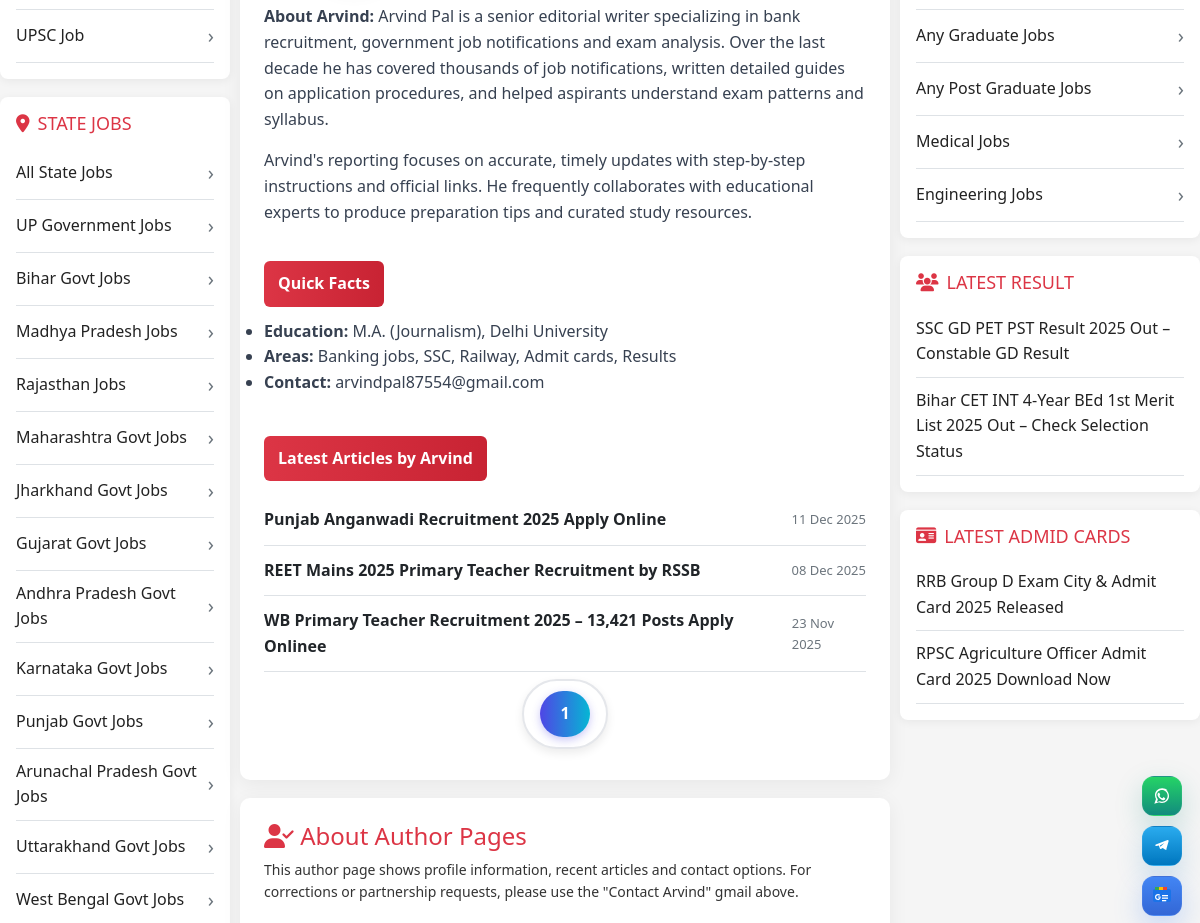
/authors/arvind-pal/ (middle part), run on an earlier commit of the app's database.
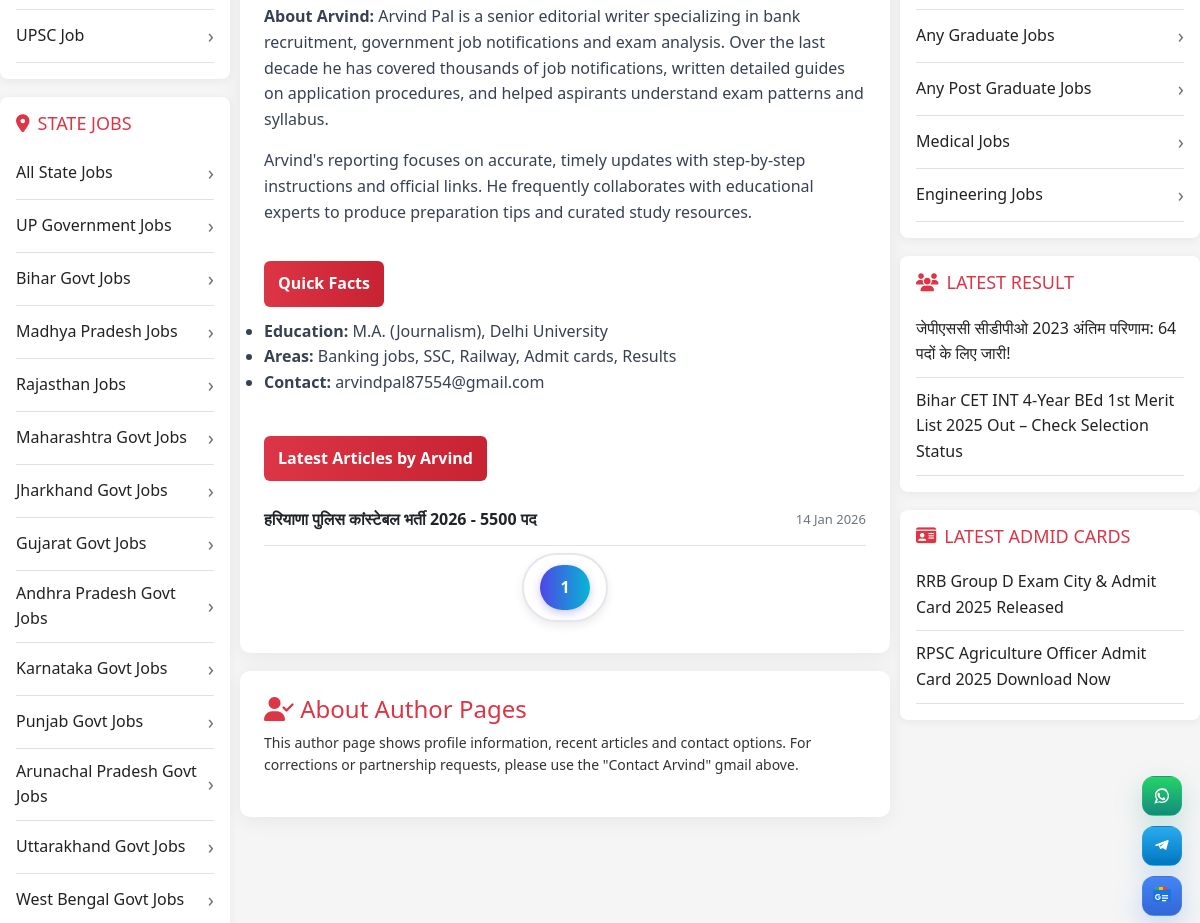
And on a later commit of the database.
### firstapp/models.py (models this page shows, shortened)
class Job(models.Model):
    STATUS_CHOICES = (
        ('draft', 'Draft'),
        ('published', 'Published'),
    )
    title = models.CharField(max_length=550)
    slug = models.SlugField(max_length=500, unique=True, blank=True)
    description = models.TextField()
    keywords = models.TextField(blank=True, help_text="Enter SEO keywords separated by comma. Example: government jobs, wb primary teacher, latest jobs 2025")
    tag = models.CharField(max_length=250)
    category = models.CharField(max_length=100, blank=True, null=True)
    h1 = CKEditor5Field('h1', config_name='default')  # 'default' वही config_name है
    author = CKEditor5Field('author', config_name='default')  # 'default' वही config_name है
    extra_information = CKEditor5Field('extra_information', config_name='default')  # 'default' वही config_name है
    overview = CKEditor5Field('overview', config_name='default')  # 'default' वही config_name है
    important_dates = CKEditor5Field('important_dates', config_name='default')  # 'default' वही config_name है
    vacancy_details = CKEditor5Field('vacancy_details', config_name='default')  # 'default' वही config_name है
    eligibillity_criteria = CKEditor5Field('eligibillity_criteria', config_name='default')  # 'default' वही config_name है
    application_fee = CKEditor5Field('application_fee', config_name='default')  # 'default' वही config_name है
    selection_process = CKEditor5Field('selection_process', config_name='default')  # 'default' वही config_name है
    salary_structure = CKEditor5Field('salary_structure', config_name='default')  # 'default' वही config_name है
    How_to_appply = CKEditor5Field('How_to_appply', config_name='default')  # 'default' वही config_name है
    important_link = CKEditor5Field('important_link', config_name='default')  # 'default' वही config_name है
    faq_q1 = models.CharField(max_length=555, blank=True, null=True)
    faq_a1 = models.TextField(blank=True, null=True)
    faq_q2 = models.CharField(max_length=555, blank=True, null=True)
    faq_a2 = models.TextField(blank=True, null=True)
    faq_q3 = models.CharField(max_length=555, blank=True, null=True)
    faq_a3 = models.TextField(blank=True, null=True)
    faq_q4 = models.CharField(max_length=555, blank=True, null=True)
    faq_a4 = models.TextField(blank=True, null=True)
    faq_q5 = models.CharField(max_length=555, blank=True, null=True)
    faq_a5 = models.TextField(blank=True, null=True)
    faq_q6 = models.CharField(max_length=555, blank=True, null=True)
    faq_a6 = models.TextField(blank=True, null=True)
    faq_q7 = models.CharField(max_length=555, blank=True, null=True)
    faq_a7 = models.TextField(blank=True, null=True)
    faq_q8 = models.CharField(max_length=555, blank=True, null=True)
    faq_a8 = models.TextField(blank=True, null=True)
    faq_q9 = models.CharField(max_length=555, blank=True, null=True)
    faq_a9 = models.TextField(blank=True, null=True)
    faq_q10 = models.CharField(max_length=555, blank=True, null=True)
    faq_a10 = models.TextField(blank=True, null=True)
    image = models.ImageField(upload_to='og_images/', blank=True, null=True, help_text="Open Graph image for social sharing")
    image_alt = models.CharField(max_length=1000,blank=True,null=True,help_text="Alternate text for OG Image (used in og:image:alt)")
    published_date = models.DateTimeField(default=timezone.now)
    is_active = models.BooleanField(default=True)
    status = models.CharField(max_length=20, choices=STATUS_CHOICES, default='draft')

class Result(models.Model):
    STATUS_CHOICES = (
        ('draft', 'Draft'),
        ('published', 'Published'),
    )
    title = models.CharField(max_length=550)
    slug = models.SlugField(max_length=500, unique=True, blank=True)
    description = models.TextField()
    keywords = models.TextField(blank=True, help_text="Enter SEO keywords separated by comma. Example: government jobs, wb primary teacher, latest jobs 2025")
    tag = models.CharField(max_length=250)
    category = models.CharField(max_length=100, blank=True, null=True)
    h1 = CKEditor5Field('h1', config_name='default')  # 'default' वही config_name है
    author = CKEditor5Field('author', config_name='default')  # 'default' वही config_name है
    extra_information = CKEditor5Field('extra_information', config_name='default')  # 'default' वही config_name है
    overview = CKEditor5Field('overview', config_name='default')  # 'default' वही config_name है
    important_dates = CKEditor5Field('important_dates', config_name='default')  # 'default' वही config_name है
    vacancy_details = CKEditor5Field('vacancy_details', config_name='default')  # 'default' वही config_name है
    salary_structure = CKEditor5Field('salary_structure', config_name='default')  # 'default' वही config_name है
    eligibillity_criteria = CKEditor5Field('eligibillity_criteria', config_name='default')  # 'default' वही config_name है
    application_fee = CKEditor5Field('application_fee', config_name='default')  # 'default' वही config_name है
    selection_process = CKEditor5Field('selection_process', config_name='default')  # 'default' वही config_name है
    download_result = CKEditor5Field('download_result', config_name='default')  # 'default' वही config_name है
    cutoff_Marks = CKEditor5Field('cutoff_Marks', config_name='default')  # 'default' वही config_name है
    important_link = CKEditor5Field('important_link', config_name='default')  # 'default' वही config_name है
    faq_q1 = models.CharField(max_length=555, blank=True, null=True)
    faq_a1 = models.TextField(blank=True, null=True)
    faq_q2 = models.CharField(max_length=555, blank=True, null=True)
    faq_a2 = models.TextField(blank=True, null=True)
    faq_q3 = models.CharField(max_length=555, blank=True, null=True)
    faq_a3 = models.TextField(blank=True, null=True)
    faq_q4 = models.CharField(max_length=555, blank=True, null=True)
    faq_a4 = models.TextField(blank=True, null=True)
    faq_q5 = models.CharField(max_length=555, blank=True, null=True)
    faq_a5 = models.TextField(blank=True, null=True)
    faq_q6 = models.CharField(max_length=555, blank=True, null=True)
    faq_a6 = models.TextField(blank=True, null=True)
    faq_q7 = models.CharField(max_length=555, blank=True, null=True)
    faq_a7 = models.TextField(blank=True, null=True)
    faq_q8 = models.CharField(max_length=555, blank=True, null=True)
    faq_a8 = models.TextField(blank=True, null=True)
    faq_q9 = models.CharField(max_length=555, blank=True, null=True)
    faq_a9 = models.TextField(blank=True, null=True)
    faq_q10 = models.CharField(max_length=555, blank=True, null=True)
    faq_a10 = models.TextField(blank=True, null=True)
    image = models.ImageField(upload_to='og_images/', blank=True, null=True, help_text="Open Graph image for social sharing")
    image_alt = models.CharField(max_length=1000,blank=True,null=True,help_text="Alternate text for OG Image (used in og:image:alt)")
    published_date = models.DateTimeField(default=timezone.now)
    is_active = models.BooleanField(default=True)
    status = models.CharField(max_length=20, choices=STATUS_CHOICES, default='draft')

class Admitcard(models.Model):
    STATUS_CHOICES = (
        ('draft', 'Draft'),
        ('published', 'Published'),
    )
    title = models.CharField(max_length=550)
    slug = models.SlugField(max_length=500, unique=True, blank=True)
    description = models.TextField()
    keywords = models.TextField(blank=True, help_text="Enter SEO keywords separated by comma. Example: government jobs, wb primary teacher, latest jobs 2025")
    tag = models.CharField(max_length=250)
    category = models.CharField(max_length=100, blank=True, null=True)
    h1 = CKEditor5Field('h1', config_name='default')  # 'default' वही config_name है
    author = CKEditor5Field('author', config_name='default')  # 'default' वही config_name है
    extra_information = CKEditor5Field('extra_information', config_name='default')  # 'default' वही config_name है
    overview = CKEditor5Field('overview', config_name='default')  # 'default' वही config_name है
    important_dates = CKEditor5Field('important_dates', config_name='default')  # 'default' वही config_name है
    vacancy_details = CKEditor5Field('vacancy_details', config_name='default')  # 'default' वही config_name है
    eligibillity_criteria = CKEditor5Field('eligibillity_criteria', config_name='default')  # 'default' वही config_name है
    application_fee = CKEditor5Field('application_fee', config_name='default')  # 'default' वही config_name है
    selection_process = CKEditor5Field('selection_process', config_name='default')  # 'default' वही config_name है
    salary_structure = CKEditor5Field('salary_structure', config_name='default')  # 'default' वही config_name है
    check_download = CKEditor5Field('check_download', config_name='default')  # 'default' वही config_name है
    important_link = CKEditor5Field('important_link', config_name='default')  # 'default' वही config_name है
    faq_q1 = models.CharField(max_length=555, blank=True, null=True)
    faq_a1 = models.TextField(blank=True, null=True)
    faq_q2 = models.CharField(max_length=555, blank=True, null=True)
    faq_a2 = models.TextField(blank=True, null=True)
    faq_q3 = models.CharField(max_length=555, blank=True, null=True)
    faq_a3 = models.TextField(blank=True, null=True)
    faq_q4 = models.CharField(max_length=555, blank=True, null=True)
    faq_a4 = models.TextField(blank=True, null=True)
    faq_q5 = models.CharField(max_length=555, blank=True, null=True)
    faq_a5 = models.TextField(blank=True, null=True)
    faq_q6 = models.CharField(max_length=555, blank=True, null=True)
    faq_a6 = models.TextField(blank=True, null=True)
    faq_q7 = models.CharField(max_length=555, blank=True, null=True)
    faq_a7 = models.TextField(blank=True, null=True)
    faq_q8 = models.CharField(max_length=555, blank=True, null=True)
    faq_a8 = models.TextField(blank=True, null=True)
    faq_q9 = models.CharField(max_length=555, blank=True, null=True)
    faq_a9 = models.TextField(blank=True, null=True)
    faq_q10 = models.CharField(max_length=555, blank=True, null=True)
    faq_a10 = models.TextField(blank=True, null=True)
    image = models.ImageField(upload_to='og_images/', blank=True, null=True, help_text="Open Graph image for social sharing")
    image_alt = models.CharField(max_length=1000,blank=True,null=True,help_text="Alternate text for OG Image (used in og:image:alt)")
    published_date = models.DateTimeField(default=timezone.now)
    is_active = models.BooleanField(default=True)
    status = models.CharField(max_length=20, choices=STATUS_CHOICES, default='draft')

### firstapp/views.py (the view)
# urls.py: path('authors/arvind-pal/', views.arvind, name='arvindpal'),
def arvind(request):
  latest_results = Result.objects.filter(status='published', is_active=True).order_by("-published_date")[:6]  # latest 11 job
  latest_admitcards = Admitcard.objects.filter(status='published', is_active=True).order_by("-published_date")[:6]  # latest 11 job
  qs = Job.objects.filter(status='published', is_active=True).filter(
        Q(category__icontains="arvind") | Q(category__icontains="arvind")
    ).order_by("-published_date")
  paginator = Paginator(qs, 22, orphans=1)
  page_number = request.GET.get('page')
  page_obj = paginator.get_page(page_number)
  return render(request, 'author/arvind-author.html',  {"posts": qs, 'page_obj': page_obj, "latest_results": latest_results, "latest_admitcards": latest_admitcards})

### templates/author/arvind-author.html (shortened to what the changed rows need)
{% extends "base.html" %}
{% load static %}
  {% block content %}
  <main class="layout-grid container" role="main" aria-label="Author profile main area">
    <section class="content-area" aria-label="Author profile and details">
      <div class="author-card" role="region" aria-labelledby="author-heading">
        <div class="recent-posts" aria-live="polite">
          {% for post in page_obj %}
          <div class="post-item">
            <a href="{% url 'job_detail' post.slug %}">{{ post.title }}</a>
            <div class="post-meta">{{ post.published_date|date:"d M Y" }}</div>
          </div>
{% endfor %}
        </div>
          </div>
    </section>
    <aside class="right-sidebar" aria-label="Right sidebar">
      <div class="sidebar-card" id="similar-jobs-card">
        <ul class="sidebar-list">
         {% for result in latest_results %}
          <li><a href="/results/{{ result.slug }}/"  target="_blank" >{{ result.title }}</a></li>
          {% endfor %}
        </ul>
      </div>
<div class="sidebar-card" id="similar-jobs-card">
        <ul class="sidebar-list">
 {% for admitcard in latest_admitcards %}
          <li><a href="/admit-card/{{ admitcard.slug }}/"  target="_blank" >{{ admitcard.title }}</a></li>
          {% endfor %}
        </ul>
      </div>
    </aside>
  </main>
  {% endblock content %}

What changed in the data, as far as the page shows it:
removed Job: title "Punjab Anganwadi Recruitment 2025 Apply Online", published_date "11 Dec 2025"
removed Job: title "WB Primary Teacher Recruitment 2025 – 13,421 Posts Apply Onlinee", published_date "23 Nov 2025"
changed Job: title "REET Mains 2025 Primary Teacher Recruitment by RSSB" → "हरियाणा पुलिस कांस्टेबल भर्ती 2026 - 5500 पद"; published_date "08 Dec 2025" → "14 Jan 2026"
changed Result: title "SSC GD PET PST Result 2025 Out – Constable GD Result" → "जेपीएससी सीडीपीओ 2023 अंतिम परिणाम: 64 पदों के लिए जारी!"
